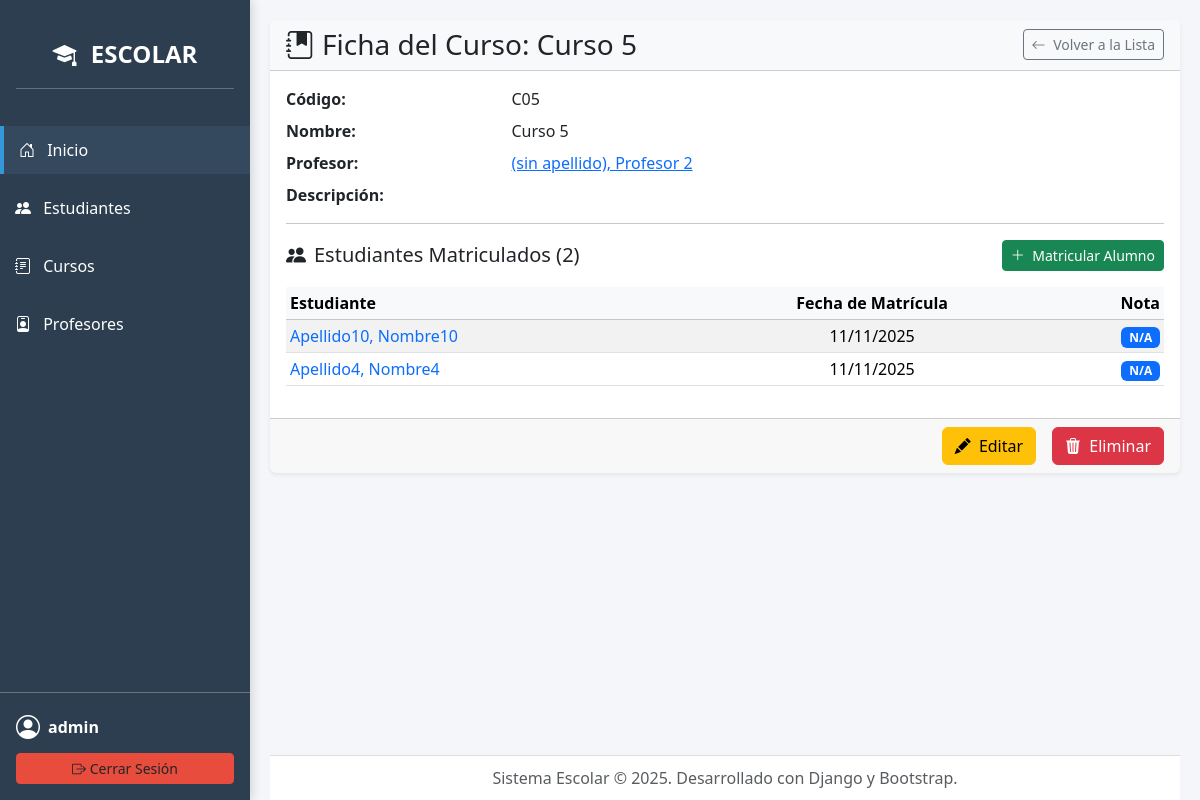
/cursos/5/ (signed in), run on an earlier commit of the app's database.
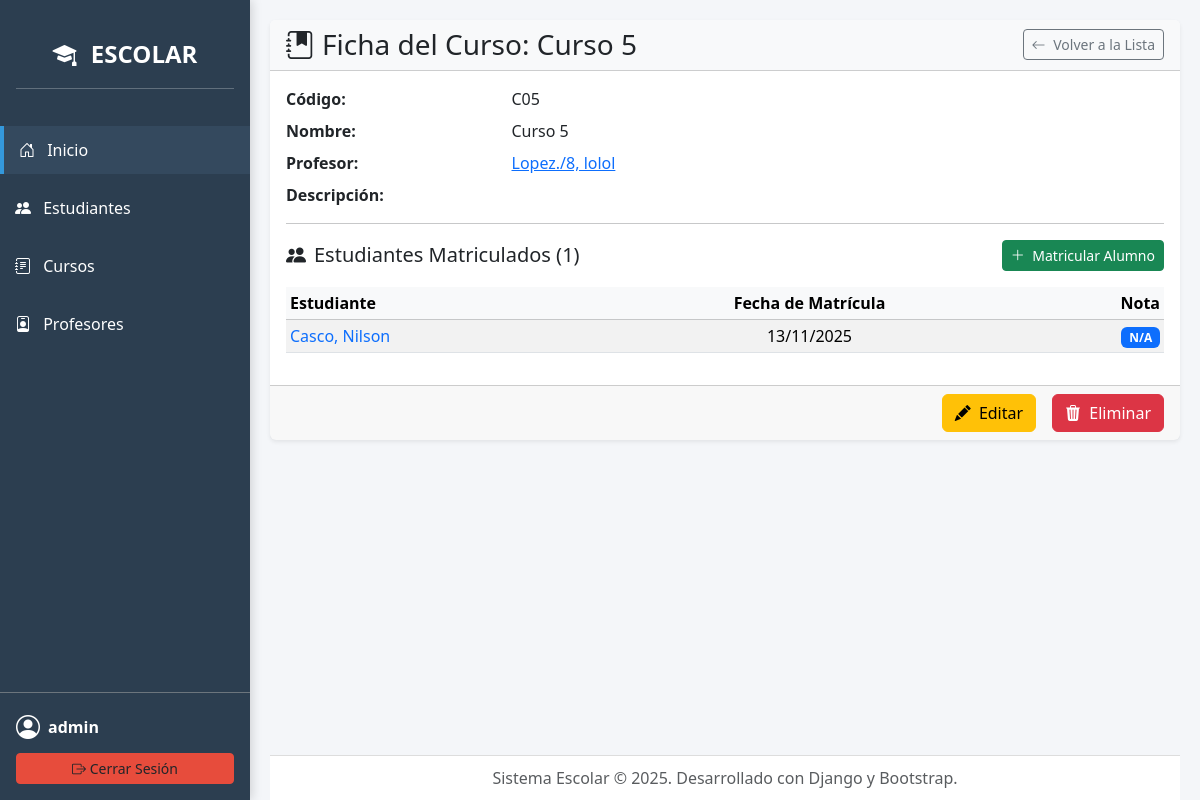
And on a later commit of the database.
### core/models.py (models this page shows, shortened)
class Curso(models.Model):
    codigo = models.CharField(max_length=20, unique=True)
    nombre = models.CharField(max_length=200)
    descripcion = models.TextField(blank=True)
    profesor = models.ForeignKey(Profesor, on_delete=models.SET_NULL, null=True, blank=True)
    class Meta:
        verbose_name = "Curso"
        verbose_name_plural = "Cursos"
        ordering = ['codigo']

class Profesor(models.Model):
    nombre = models.CharField(max_length=200)
    apellido = models.CharField(max_length=200, default='(sin apellido)')
    email = models.EmailField(blank=True)
    def __str__(self):
        return f"{self.apellido}, {self.nombre}"
    class Meta:
        verbose_name = "Profesor"
        verbose_name_plural = "Profesores"
        ordering = ['apellido', 'nombre']

class Matricula(models.Model):
    estudiante = models.ForeignKey(Estudiante, on_delete=models.CASCADE, related_name='matriculas')
    curso = models.ForeignKey(Curso, on_delete=models.CASCADE, related_name='matriculas')
    fecha = models.DateField(auto_now_add=True)
    nota = models.DecimalField(max_digits=4, decimal_places=2, null=True, blank=True)
    class Meta:
        unique_together = ('estudiante', 'curso')
        verbose_name = "Matricula"
        verbose_name_plural = "Matriculas"
        ordering = ['curso', 'estudiante']

class Estudiante(models.Model):
    nombre = models.CharField(max_length=200)
    apellido = models.CharField(max_length=200)
    documento = models.CharField(max_length=50, unique=True)
    email = models.EmailField(blank=True)
    fecha_nacimiento = models.DateField(null=True, blank=True)
    activo = models.BooleanField(default=True)
    def __str__(self):
        return f"{self.apellido}, {self.nombre}"
    class Meta:
        verbose_name = "Estudiante"
        verbose_name_plural = "Estudiantes"
        ordering = ['apellido', 'nombre']

### core/views.py (the view)
# urls.py: path('cursos/<int:pk>/', views.CursoDetailView.as_view(), name='curso_detail'),
class CursoDetailView(LoginRequiredMixin, DetailView):
    model = Curso
    template_name = 'cursos/curso_detail.html'
    def get_queryset(self):
        return super().get_queryset().select_related('profesor').prefetch_related('matriculas__estudiante')

### core/templates/cursos/curso_detail.html (shortened to what this page needs)
{% extends "base.html" %}
{% block content %}
<div class="card shadow-sm border-0">
    <div class="card-header bg-light d-flex justify-content-between align-items-center">
        <h3 class="mb-0"><i class="bi bi-journal-bookmark-fill me-2"></i>Ficha del Curso: {{ object.nombre }}</h3>
        <a href="{% url 'curso_list' %}" class="btn btn-outline-secondary btn-sm"><i class="bi bi-arrow-left me-1"></i> Volver a la Lista</a>
    </div>
    <div class="card-body">
        <dl class="row">
            <dt class="col-sm-3">Código:</dt><dd class="col-sm-9">{{ object.codigo }}</dd>
            <dt class="col-sm-3">Nombre:</dt><dd class="col-sm-9">{{ object.nombre }}</dd>
            <dt class="col-sm-3">Profesor:</dt>
            <dd class="col-sm-9">
                {% if object.profesor %}
                <a href="{% url 'profesor_detail' object.profesor.pk %}">{{ object.profesor }}</a>
                {% else %}
                <span class="text-danger">Sin asignar</span>
                {% endif %}
            </dd>
            <dt class="col-sm-3">Descripción:</dt><dd class="col-sm-9"><p>{{ object.descripcion|linebreaksbr }}</p></dd>
        </dl>
        <hr>
        <div class="d-flex justify-content-between align-items-center mb-3">
            <h5 class="mb-0"><i class="bi bi-people-fill me-2"></i>Estudiantes Matriculados ({{ object.matriculas.count }})</h5>
            <a href="{% url 'curso_matricular' object.pk %}" class="btn btn-sm btn-success">
                <i class="bi bi-plus-lg me-1"></i> Matricular Alumno
            </a>
        </div>
        {% if object.matriculas.all %}
            <div class="table-responsive">
                <table class="table table-striped table-sm align-middle">
                    <thead class="table-light">
                        <tr>
                            <th>Estudiante</th>
                            <th class="text-center">Fecha de Matrícula</th>
                            <th class="text-end">Nota</th>
                        </tr>
                    </thead>
                    <tbody>
                        {% for matricula in object.matriculas.all %}
                        <tr>
                            <td>
                                <a href="{% url 'estudiante_detail' matricula.estudiante.pk %}" class="text-decoration-none">
                                    {{ matricula.estudiante }}
                                </a>
                            </td>
                            <td class="text-center">
                                {{ matricula.fecha|date:"d/m/Y" }}
                            </td>
                            <td class="text-end">
                                <span class="badge bg-primary">{{ matricula.nota|default:"N/A" }}</span>
                            </td>
                        </tr>
                        {% endfor %}
                    </tbody>
                </table>
            </div>
        {% else %}
            <p class="alert alert-info text-center">No hay estudiantes matriculados en este curso.</p>
        {% endif %}
        </div>
    <div class="card-footer text-end gap-2 d-flex justify-content-end">
        <a class="btn btn-warning me-2" href="{% url 'curso_edit' object.pk %}">
            <i class="bi bi-pencil-fill me-1"></i> Editar
        </a>
        <a class="btn btn-danger" href="{% url 'curso_delete' object.pk %}">
            <i class="bi bi-trash3-fill me-1"></i> Eliminar
        </a>
    </div>
</div>
{% endblock %}

What changed in the data, as far as the page shows it:
removed Matricula: estudiante "Apellido4, Nombre4", fecha "11/11/2025", nota "N/A"
changed Curso "Curso 5": profesor "(sin apellido), Profesor 2" → "Lopez./8, lolol"; matriculas.count "2" → "1"
changed Matricula: estudiante "Apellido10, Nombre10" → "Casco, Nilson"; fecha "11/11/2025" → "13/11/2025"
